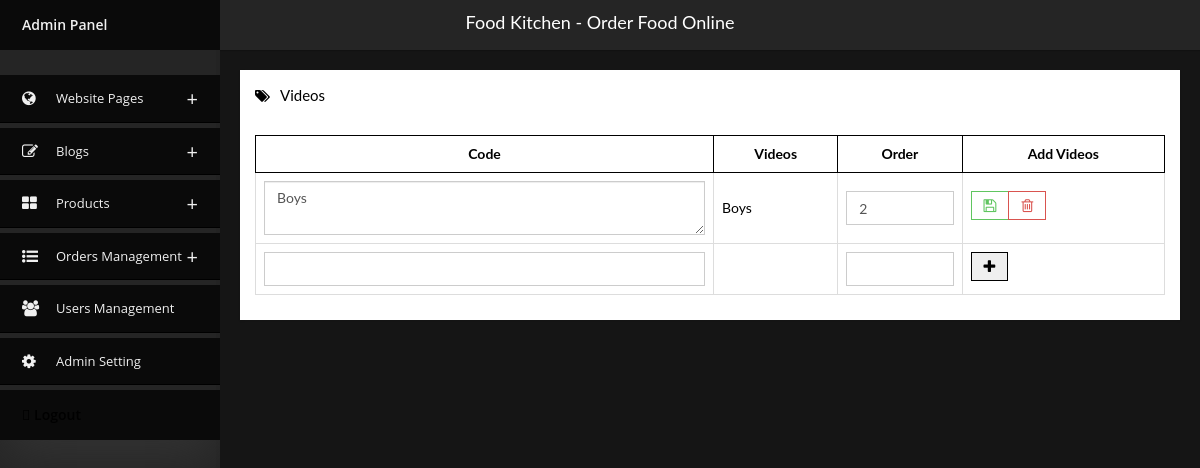
The page /admin757/videoold.php (signed in) on the database its author committed.
### tables this page shows
CREATE TABLE IF NOT EXISTS `contact` (
  `id` int(11) NOT NULL AUTO_INCREMENT,
  `sitename` text,
  `logo` text,
  `phone` text,
  `email` text,
  `address` text,
  `gmaps` text,
  `cover` text,
  `post` text,
  `fpost` text,
  `facebook` text,
  `twitter` text,
  `insta` text,
  `youtube` text,
  PRIMARY KEY (`id`)
);

CREATE TABLE IF NOT EXISTS `videos` (
  `id` int(11) NOT NULL AUTO_INCREMENT,
  `catid` int(11) NOT NULL,
  `catslug` varchar(90) DEFAULT NULL,
  `name` text,
  `img` text,
  `url` text,
  `ordr` int(11) DEFAULT NULL,
  `feat` int(11) NOT NULL DEFAULT '1',
  PRIMARY KEY (`id`)
);

### admin757/videoold.php (the view, shortened to what this page needs)
<html>
<head>
  <?php include('include/head.php') ?>
  <?php if(empty( $_GET['page_name'])) $link = 'Null' ?>
</head>
<body onload="showtoast()"  class="page-header-fixed bg-1 sidebar-nav">
  <div class="modal-shiftfix">
    <?php include('include/header.php') ?>
    <div class="container-fluid main-content">
      <div class="row">
        <div class="col-lg-12">
          <div class="widget-container fluid-height clearfix">
            <div class="heading">
              <i class="fa fa-tags"></i>Videos
            </div>
            <div class="widget-content padded clearfix">
              <table class="table table-bordered">
                <thead>
                  <th>
                   Code
                 </th>
                 <th colspan="2">
                   Videos
                 </th>
                <th style="max-width: 60px;">
                  Order
                </th>
                <th class="hidden-xs">
                  Add Videos
                </th>
              </thead>
              <tbody>
                <?php
                $rows =mysqli_query($con,"SELECT * FROM videos  ORDER BY ordr" ) or die(mysqli_error($con));
                $n=0;
                while($row=mysqli_fetch_array($rows)){
                  $name = $row['name'];
                  $ordr = $row['ordr'];
                  $id = $row['id'];
                  ?>
                  <form method="post" action="" enctype="multipart/form-data">
                    <tr>
                      <td>
                        <textarea class="form-control" name="name<?php echo $n ?>" ><?php echo $name ?></textarea>
                      </td>
                      <td  colspan="2" style="max-width:400px;">
                        <?php echo $name ?>
                      </td>
                      <td  style="max-width: 60px;">
                        <input type="text" class="form-control" name="ordr<?php echo $n ?>" value="<?php echo $ordr ?>">
                      </td>
                      <td>
                        <div class="btn-group">
                          <button type="submit" name="savecat<?php echo $n ?>" class="btn btn-success-outline" value="<?php echo $id ?>"> <i class="fa fa-save"></i></button>
                          <button type="submit" name="delcat<?php echo $n ?>" class="btn btn-danger-outline" value="<?php echo $id ?>"> <i class="fa fa-trash-o"></i></button>
                        </div>
                      </td>
                    </tr>
                  </form>
                  <?php $n++; } ?>
                  <form method="post" action="" enctype="multipart/form-data">
                    <tr>
                      <td>
                        <input type="text" class="form-control" name="newname" value="">
                      </td>
                      <td colspan="2">
                      </td>
                      <td  style="max-width: 60px;">
                        <input type="text" class="form-control" name="newordr" value="">
                      </td>
                      <td>
                        <div class="btn-group">
                          <button type="submit" name="addcat" class="btn btn btn-outline"> <i class="fa fa-plus"></i></button>
                        </div>
                      </td>
                    </tr>
                  </form>
                </tbody>
              </table>
            </div>
          </div>
        </div>
      </div>
    </div>
<div class="space"></div>
</body>
</html>

### admin757/include/header.php (shortened to what this page needs)
<div class="navbar navbar-fixed-top">
    <div class="sitetext">
       <center><?php echo $sitename ?> </center>
    </div>
    <div class="container-fluid main-nav clearfix">
    <div class="nav-collapse">
      <ul class="nav">
        <div id="jquery-accordion-menu" class="jquery-accordion-menu black">
        <div class="jquery-accordion-menu-header" style="margin-bottom: 25px;">Admin Panel</div>
        <ul>
          <li><a href="#"><i class="fa fa-globe"></i>Website Pages </a>
          </li>
            </ul>
  <li><a href="#"><i class="fa fa-edit"></i>Blogs </a>
          </li>
          <li><a href="#"><i class="fa fa-th-large"></i>Products  </a>
          </li>
          <li style="display: "><a href="#"><i class="fa fa-list-ul"></i>Orders Management </a>
          </li>
          <li><a <?php if($link=='users') echo'class="active"'?> href="users"> <i class="fa fa-users"></i> Users Management </a></li>
          <li><a <?php if($link=='manages') echo'class="active"'?> href="manages"><i class="fa fa-cog"></i>Admin Setting </a></li>
        </ul>
        <div class="jquery-accordion-menu-footer"><a href="logout.php"> <i class="far fa-sign-out fa-flip-horizontal "></i> Logout </a> </div>
      </div>
    </div>
  </div>
</div>

### admin757/newadmin/menu.css (style rules this page uses)
* { box-sizing:border-box; -moz-box-sizing:border-box; -webkit-box-sizing:border-box; }
body { background: #f0f0f0; }
.jquery-accordion-menu,.jquery-accordion-menu { font-family:'Open Sans',sans-serif;box-sizing:border-box;-moz-box-sizing:border-box;-webkit-box-sizing:border-box;outline:0 }
.jquery-accordion-menu { min-width:260px;float:left;position:relative;box-shadow:0 20px 50px #333 }
.jquery-accordion-menu .jquery-accordion-menu-footer,.jquery-accordion-menu .jquery-accordion-menu-header { width:100%;height:50px;padding-left:22px;float:left;line-height:50px;font-weight:600;color:#f0f0f0;background:#414956 }
.jquery-accordion-menu ul { margin:0;padding:0;list-style:none }
.jquery-accordion-menu ul li { width:100%;display:block;float:left;position:relative }
.jquery-accordion-menu ul li a { width:100%;padding:14px 22px;float:left;text-decoration:none;color:#f0f0f0;font-size:13px;background:#414956;white-space:nowrap;position:relative;overflow:hidden;-o-transition:color .2s linear,background .2s linear;-moz-transition:color .2s linear,background .2s linear;-webkit-transition:color .2s linear,background .2s linear;transition:color .2s linear,background .2s linear }
.jquery-accordion-menu>ul>li>a { border-bottom:solid 1px #3b424d }
.jquery-accordion-menu ul li a i { width:34px;float:left;line-height:18px;font-size:16px;text-align:left }
.black.jquery-accordion-menu .jquery-accordion-menu-footer,.black.jquery-accordion-menu .jquery-accordion-menu-header,.black.jquery-accordion-menu ul li a { background:#292929 }
.black.jquery-accordion-menu>ul>li>a { border-bottom-color:#222 }

### admin757/custom.css (style rules this page uses)
:root { --theme-color: #000; --theme-text: #fff; --text-color: #000; --hover-color: #7d0000; }
a { color:var(--theme-color); }
.form-control { border-radius:0px; }
.btn { border-radius:0px; }
.btn { font-size: 15px; }
table { width: 100%; }
.space { height: 400px; }
.btn-outline { border: 1px solid var(--theme-color) !important; }
.table > thead > tr > th { border: 1px solid var(--theme-color) !important; text-align: center; }
.sitetext { padding: 10px; color: #fff; font-size: 18px; }
body.sidebar-nav .navbar .container-fluid.main-nav { background: #252525; }
body.sidebar-nav .navbar .container-fluid.main-nav { padding-top: 0px; }
.jquery-accordion-menu { min-width: 200; }
body.sidebar-nav .navbar { height: 50px !important; background: #252525; }
body.bg-1 { background: #151515; }
body.sidebar-nav .navbar .container-fluid.main-nav .nav-collapse .nav { padding-left: 0px; text-align: left; }
.black.jquery-accordion-menu .jquery-accordion-menu-footer, .black.jquery-accordion-menu .jquery-accordion-menu-header, .black.jquery-accordion-menu ul li a { background: #0a0a0a; }
.black.jquery-accordion-menu>ul>li>a { border-bottom-color: var(--theme-color); }

### rows shown on the page
contact: sitename "Food Kitchen - Order Food Online"
videos: name "Boys", ordr "2", $id 32 (drawn)
